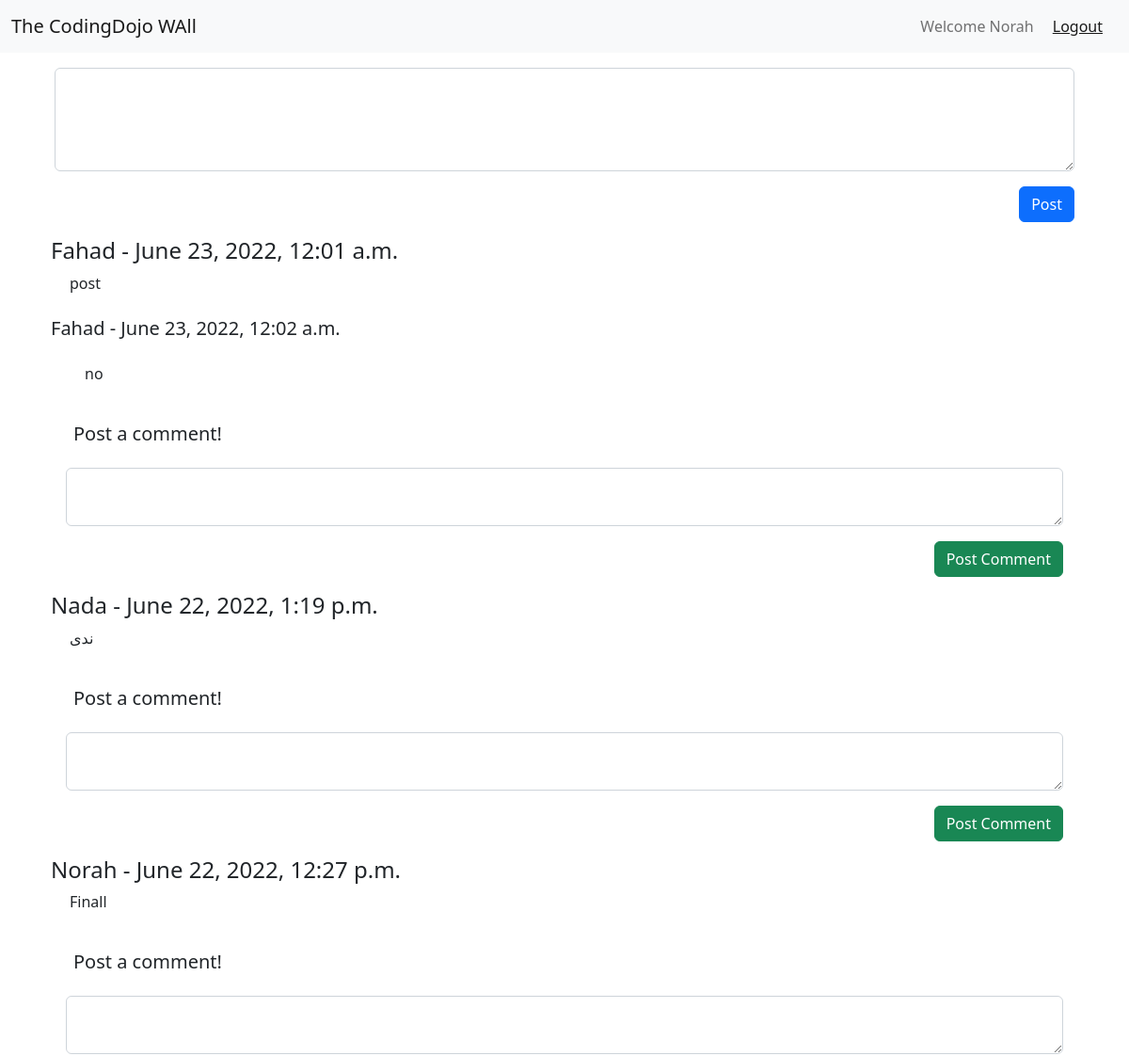
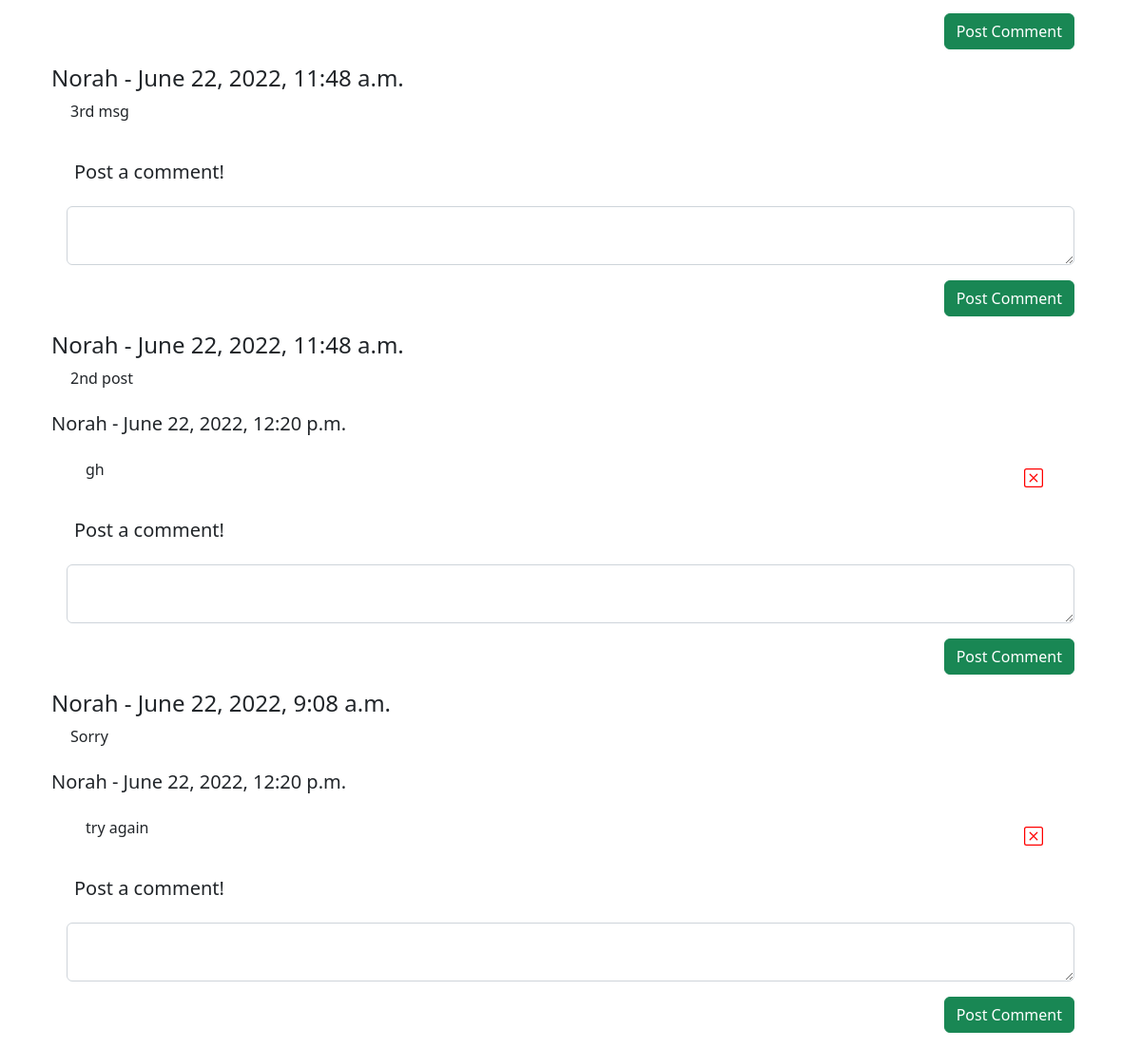
Screenshot of /wall/ (signed in) with the database file from the repository (2 pictures, top to bottom).
### login_register_app/models.py (models this page shows)
class User (models.Model):
    first_name = models.CharField(max_length=50,blank=False,null=False)
    last_name = models.CharField(max_length=50,blank=False,null=False)
    email = models.EmailField(blank=False,null=False)
    password = models.CharField(max_length=50,blank=False,null=False)
    birthday = models.DateField(blank=False,null=False)
    objects = UserManager()

### theWall_app/models.py (models this page shows)
class Message (models.Model):
    message = models.TextField()
    created_at = models.DateTimeField(auto_now_add=True)
    updated_at = models.DateTimeField(auto_now=True)
    user = models.ForeignKey(User,related_name='messages',on_delete=models.CASCADE)

class Comment (models.Model):
    comment = models.TextField()
    created_at = models.DateTimeField(auto_now_add=True)
    updated_at = models.DateTimeField(auto_now=True)
    user = models.ForeignKey(User,related_name='comments',on_delete=models.CASCADE)
    message = models.ForeignKey(Message,related_name='comments',on_delete=models.CASCADE)

### theWall_app/views.py (the view)
# urls.py: path('',views.index),
def index(request):
    if not ('userId' in request.session):
        messages.error(request, "Need to login first", 'alert alert-danger')
        return render(request,'posts.html')
    user = User.objects.filter(id = request.session['userId']).first()
    present = pytz.utc.localize(datetime.utcnow())
    present = present - timedelta(minutes=30)
    currentUser = request.session['userId']
    print('')
    context = {
        'user' : user,
        'posts': Message.objects.all().order_by('-created_at'),
        'present_30':present,
        'currentUser':currentUser,
    }
    return render(request,'posts.html',context)

### theWall_app/templates/posts.html (shortened to what this page needs)
{% extends 'base.html' %}
{% block content %}
<form action="/wall/post" method="post" class="m-3">
    <textarea name="post" cols="30" rows="4" class="form-control"></textarea>
    <div class="text-end mt-3">
        <button type="submit" class="btn btn-primary">Post</button>
    </div>
</form>
{% for msg in posts %}
<div class="container">
    <h4>{{msg.user.first_name}} - {{msg.created_at}}</h4>
    <div class="m-2 row">
        <p class="col">{{msg.message}}</p>
    </div>
    {% for comment in msg.comments.all %}
    <h5>{{comment.user.first_name}} - {{comment.created_at}}</h5>
    <div class="m-4 row">
        <p class="col"> {{comment.comment}}</p>
        {% if comment.user.id == currentUser %}
        <form action="/wall/deleteComment/{{comment.id}}" method="post" class='col text-end'>
            {% load static %}
            <button type="submit" class="btn btn-link"></button>
        </form>
        {% endif %}
    </div>
    {% endfor %}
    <div>
        <h5 class="m-4">Post a comment!</h5>
        <form action="/wall/comment/{{msg.id}}" method="post" class="m-3">
            <textarea name="comment" cols="30" rows="2" class="form-control"></textarea>
            <div class="text-end mt-3">
                <button type="submit" class="btn btn-success">Post Comment</button>
            </div>
        </form>
    </div>
</div>
{% endfor %}
{% endblock %}

### theWall_app/templates/base.html (shortened to what this page needs)
<!DOCTYPE html>
<html lang="en">
<head>
    <link href="https://cdn.jsdelivr.net/npm/bootstrap@5.2.0-beta1/dist/css/bootstrap.min.css" rel="stylesheet">
</head>
<body>
    <nav class="navbar navbar-expand-lg bg-light">
        <div class="container-fluid">
            <a class="navbar-brand" href="#">The CodingDojo WAll</a>
            <div class="navbar-text me-3">
                <span class="me-3">Welcome {{user.first_name}}</span>
                <a href="/logout/{{user.id}}">
                    Logout
                </a>
            </div>
        </div>
    </nav>
    {% if messages %}
    <ul class="messages p-5">
        {% for message in messages %}
        <li {% if message.tags %} class="{{ message.tags }}" {% endif %}>{{ message }}</li>
        {% endfor %}
        <h1 class="text-center"><a href="/"> click here to LOGIN or REGISTER </a></h1>
    </ul>
    {% else %}
    <div class="container">
        {% block content %}
        {% endblock %}
    </div>
    {% endif %}
</body>
</html>

### rows the page displays
User: first_name "Norah"
Message: user.first_name "Fahad", created_at "June 23, 2022, 12:01 a.m.", message "post"
Comment: user.first_name "Fahad", created_at "June 23, 2022, 12:02 a.m.", comment "no"
Message: user.first_name "Nada", created_at "June 22, 2022, 1:19 p.m.", message "ندى"
Message: user.first_name "Norah", created_at "June 22, 2022, 12:27 p.m.", message "Finall"
Message: user.first_name "Norah", created_at "June 22, 2022, 11:48 a.m.", message "3rd msg"
Message: user.first_name "Norah", created_at "June 22, 2022, 11:48 a.m.", message "2nd post"
Comment: user.first_name "Norah", created_at "June 22, 2022, 12:20 p.m.", comment "gh"
Message: user.first_name "Norah", created_at "June 22, 2022, 9:08 a.m.", message "Sorry"
Comment: user.first_name "Norah", created_at "June 22, 2022, 12:20 p.m.", comment "try again"
